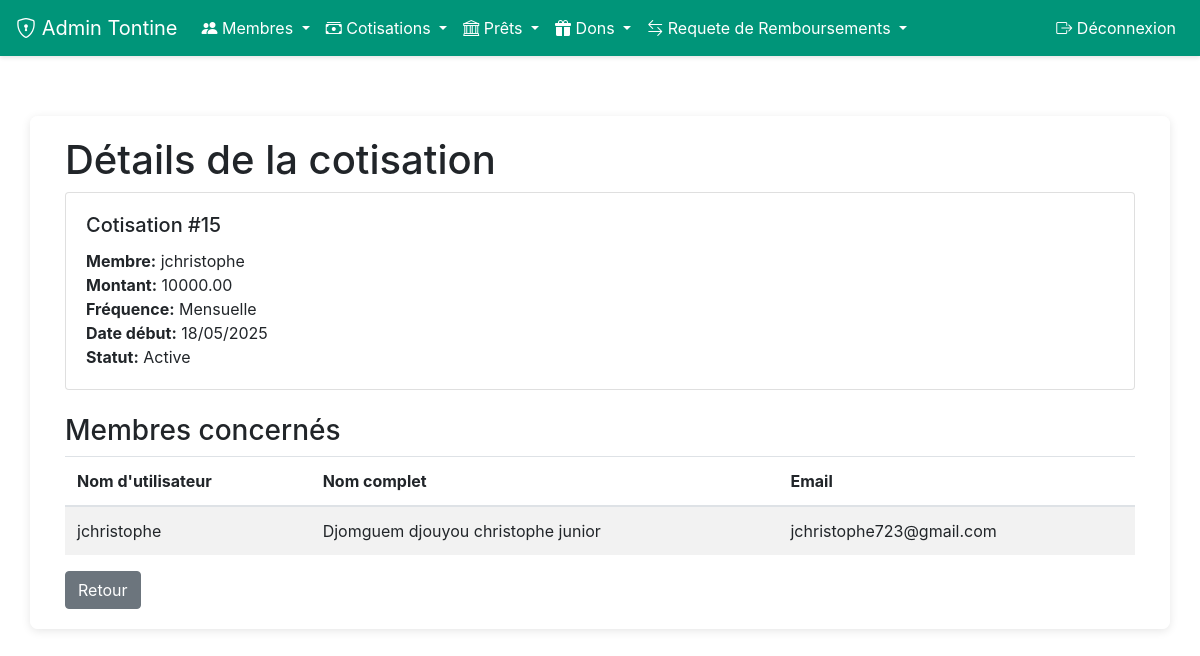
Page /admin-tontine/cotisations/15/ (signed in) on the committed database.
### application/models.py (models this page shows, shortened)
class Cotisation(models.Model):
    FREQUENCES = [
        ('H', 'Hebdomadaire'),
        ('M', 'Mensuelle'),
        ('T', 'Trimestrielle'),
        ('A', 'Annuelle')
    ]
    STATUTS = [
        ('ATT', 'En attente'),
        ('VAL', 'Validé'),
        ('REF', 'Refusé')
    ]
    membre = models.ForeignKey(User, on_delete=models.CASCADE)
    nom_tontine = models.CharField(max_length=100, default='')
    montant = models.DecimalField(max_digits=10, decimal_places=2)
    frequence = models.CharField(max_length=1, choices=FREQUENCES)
    date_debut = models.DateField(default=timezone.now)
    est_active = models.BooleanField(default=True)
    date_paiement = models.DateTimeField(null=True, blank=True)
    methode_paiement = models.CharField(max_length=10, blank=True, null=True)
    statut = models.CharField(max_length=3, choices=STATUTS, default='ATT')

### application/views.py (the view)
# urls.py: path('admin-tontine/cotisations/<int:cotisation_id>/', views.admin_detail_cotisation, name='admin_detail_cotisation'),
@login_required
@user_passes_test(is_tontine_admin)
def admin_detail_cotisation(request, cotisation_id):
    cotisation = get_object_or_404(Cotisation, id=cotisation_id)
    membres = User.objects.filter(cotisation__id=cotisation_id).distinct()
    return render(request, 'admin_tontine/detail_cotisation.html', {
        'cotisation': cotisation,
        'membres': membres
    })

### application/views.py (called while the page is built)
def is_tontine_admin(user):
    return hasattr(user, 'profile') and user.profile.is_tontine_admin

### application/templates/admin_tontine/detail_cotisation.html
{% extends 'bas.html' %}
{% block content %}
<div class="container">
    <h1>Détails de la cotisation</h1>
    <div class="card mb-4">
        <div class="card-body">
            <h5 class="card-title">Cotisation #{{ cotisation.id }}</h5>
            <p class="card-text">
                <strong>Membre:</strong> {{ cotisation.membre.username }}<br>
                <strong>Montant:</strong> {{ cotisation.montant }}<br>
                <strong>Fréquence:</strong> {{ cotisation.get_frequence_display }}<br>
                <strong>Date début:</strong> {{ cotisation.date_debut|date:"d/m/Y" }}<br>
                <strong>Statut:</strong> {% if cotisation.est_active %}Active{% else %}Inactive{% endif %}
            </p>
        </div>
    </div>
    <h3>Membres concernés</h3>
    <table class="table table-striped">
        <thead>
            <tr>
                <th>Nom d'utilisateur</th>
                <th>Nom complet</th>
                <th>Email</th>
            </tr>
        </thead>
        <tbody>
            {% for membre in membres %}
            <tr>
                <td>{{ membre.username }}</td>
                <td>{{ membre.first_name }} {{ membre.last_name }}</td>
                <td>{{ membre.email }}</td>
            </tr>
            {% endfor %}
        </tbody>
    </table>
    <a href="{% url 'application:admin_liste_cotisations' %}" class="btn btn-secondary">Retour</a>
</div>
{% endblock %}

### application/templates/bas.html (style rules this page uses)
body { margin: 0; padding: 0; background-image: url('https://previews.123rf.com/images/pongmoji/pongmoji1502/pongmoji150200021/36435872-fond-d-%C3%A9cran-int%C3%A9rieur-blanc-la-couleur-de-fond-texture.jpg'); background-size: cover; background-repeat: no-repeat; background-position: center; min-height: 100vh; }

### rows in the picture
Cotisation: id "15", membre.username "jchristophe", montant "10000.00", frequence "Mensuelle", date_debut "18/05/2025"

### other values in the picture
{{ membre.username }} "jchristophe"
{{ membre.first_name }} "Djomguem djouyou"
{{ membre.last_name }} "christophe junior"
{{ membre.email }} "jchristophe723@gmail.com"
